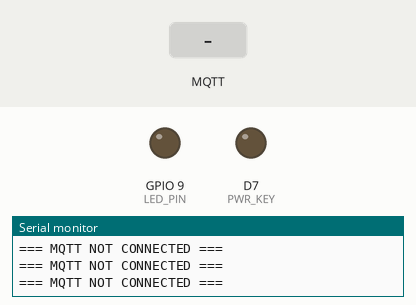
Simulated run of this sketch. Board: ESP8266 (NodeMCU). Shown: output pins drawn as LEDs (lit = HIGH), the last lines printed to the serial monitor. The inputs (shaded band) are chosen by the test bench. No MQTT or app messages arrive unless stated.

Above: at 7.3 s.
7.4 s: MQTT message "1" arrives on the first subscribed topic
At 10.31 s:
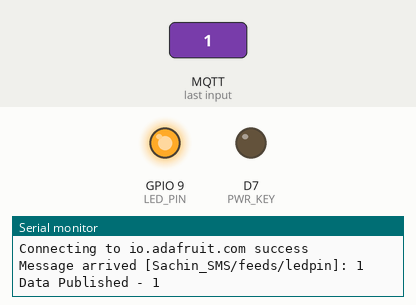
10.4 s: MQTT message "0" arrives on the first subscribed topic
At 11.2 s:
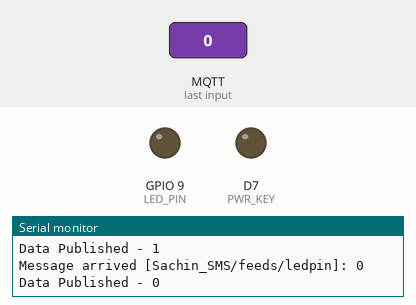
11.9 s: MQTT message "on" arrives on the first subscribed topic
Timing chart, 0 to 14.9 s (numbered marks = the images above; inputs shaded):
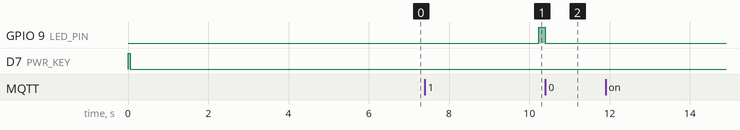

Measured:
- after the input at 7.4 s, GPIO 9 (LED_PIN): LOW → HIGH after 2.8 s
- after the input at 10.4 s, GPIO 9 (LED_PIN): HIGH → LOW at once

The sketch:

MqttClient.ino
```cpp
/**************************************************************

  This is a MQTT Client example code and here we have used
  Adafruit MQTT Platfrom to show the demo by Sending &
  Receving data to & from different MQTT topics using
  4G Development board by techiesms

  Libraries Used:
  1. TinyGSM - https://github.com/vshymanskyy/TinyGSM (Tested with version 0.11.7)
  2. PubSubClient - https://github.com/knolleary/pubsubclient (Tested with version 2.8.0)

  Boards Package Versions
  ESP32 (2.0.6)
  ESP8266 (3.1.2)


  +++++++++++++++ Connections +++++++++++++++

  ~~~~~~~~~~~~~~~~~~~~~~~~~~~~~~~~~~~~~~~~~~~
  4G Module   |  GND |  PWRKEY  |  RX  |  TX
  ~~~~~~~~~~~~~~~~~~~~~~~~~~~~~~~~~~~~~~~~~~~
  ESP32       |  GND |    D5    |  TX2 |  RX2
  -------------------------------------------
  ESP8266     |  GND |    D7    |  D6  |  D5
  -------------------------------------------
  UNO         |  GND |    13    |  11  |  12
  -------------------------------------------
  MEGA        |  GND |     2    |  TX1 |  RX1
  ~~~~~~~~~~~~~~~~~~~~~~~~~~~~~~~~~~~~~~~~~~~


  Code Tested on 16/04/2024 by team techiesms

  You can purchase this 4G Module and lot other Electronic
  Components & Projects from our website
  https://www.techiesms.com

  If you are interested in learning Electronics, IOT & Automation
  related projects? Well, then definitely checkout our YouTube channel
  Right Now!!!
  https://www.youtube.com/techiesms

  If you got helped with our code, considering supporting us on Patreon
  https://www.patreon.com/techiesms


**************************************************************/


#define TINY_GSM_MODEM_SIM7600

// Set serial for debug console (to the Serial Monitor, default speed 115200)
#define SerialMon Serial

// Set serial port for module based upon the board selected

//For ESP8266
#ifdef ESP8266
#include <SoftwareSerial.h>
SoftwareSerial SerialAT(D5, D6);  // RX, TX
#define PWR_KEY D7                // Power Pin of our Module

// For ESP32
#elif defined(ESP32)
#define SerialAT Serial2
#define PWR_KEY 5  // Power Pin of our Module

// For Arduino MEGA
#elif __AVR_ATmega2560__
#define SerialAT Serial1
#define PWR_KEY 2  // Power Pin of our Module

//For Arduino UNO, NANO
#elif __AVR_ATmega328P__
#include <SoftwareSerial.h>
SoftwareSerial SerialAT(12, 11);  // RX, TX
#define PWR_KEY 13  // Power Pin of our Module


#else
#error "Board not found"
#endif


// set GSM PIN, if any
#define GSM_PIN ""

// Your GPRS credentials, if any
const char apn[] = "";
const char gprsUser[] = "";
const char gprsPass[] = "";

// MQTT details
const char* broker = "io.adafruit.com";
const char* GsmClientName = "ABC123";
const char* mqtt_user = "";
const char* mqtt_pass = "";

const char* pubTopic = "Sachin_SMS/feeds/ledstatus";
const char* subTopic = "Sachin_SMS/feeds/ledpin";

#include <TinyGsmClient.h>
#include <PubSubClient.h>

TinyGsm modem(SerialAT);
TinyGsmClient client(modem);
PubSubClient mqtt(client);


#define LED_PIN 9

uint32_t lastReconnectAttempt = 0;

void mqttCallback(char* topic, byte* payload, unsigned int len) {
  SerialMon.print("Message arrived [");
  SerialMon.print(topic);
  SerialMon.print("]: ");
  SerialMon.write(payload, len);
  SerialMon.println();
  payload[len] = 0;
  String recv_payload = String((char*)payload);

  // Only proceed if incoming message's topic matches
  if (String(topic) == subTopic) {
    if (recv_payload == "1") {
      digitalWrite(LED_PIN,HIGH);
      mqtt.publish(pubTopic, "1");
      Serial.println("Data Published - 1");
    } else {
      digitalWrite(LED_PIN, LOW);
      mqtt.publish(pubTopic, "0");
      Serial.println("Data Published - 0");
    }
  }
}

boolean mqttConnect() {
  SerialMon.print("Connecting to ");
  SerialMon.print(broker);

  // Connect to MQTT Broker
  //boolean status = mqtt.connect("GsmClientTest");

  // Or, if you want to authenticate MQTT:
  boolean status = mqtt.connect(GsmClientName, mqtt_user, mqtt_pass);

  if (status == false) {
    SerialMon.println(" fail");
    return false;
  }
  SerialMon.println(" success");
  mqtt.subscribe(subTopic);
  return mqtt.connected();
}


void setup() {
  SerialMon.begin(9600);  // beginning Serial Monitor
  delay(10);

  pinMode(PWR_KEY, OUTPUT);
  pinMode(LED_PIN, OUTPUT);

  // Powering Up the 4G Module
  SerialMon.println("");
  SerialMon.println("techiesms 4G Development Board");
  SerialMon.println("---------Powering Up----------");
  digitalWrite(PWR_KEY, HIGH);
  delay(50);
  digitalWrite(PWR_KEY, LOW);

  SerialMon.println("Wait...");
  SerialAT.begin(9600);  // beginning Serial communication with 4G Module

  // Waiting....
  delay(6000);


  // Restart takes quite some time
  // To skip it, call init() instead of restart()
  //modem.restart(); SerialMon.println("Resetting Modem...");
  modem.init();
  SerialMon.println("Initialising Modem...");


  String modemInfo = modem.getModemInfo();
  SerialMon.print("Modem Info: ");
  SerialMon.println(modemInfo);

  // Unlock your SIM card with a PIN if needed
  if (GSM_PIN && modem.getSimStatus() != 3) {
    modem.simUnlock(GSM_PIN);
  }


  SerialMon.print("Waiting for network...");
  if (!modem.waitForNetwork()) {
    SerialMon.println(" fail");
    delay(10000);
    return;
  }
  SerialMon.println(" success");

  if (modem.isNetworkConnected()) {
    SerialMon.println("Network connected");
  }

  // GPRS connection parameters are usually set after network registration
  SerialMon.print(F("Connecting to "));
  SerialMon.print(apn);
  if (!modem.gprsConnect(apn, gprsUser, gprsPass)) {
    SerialMon.println(" fail");
    delay(10000);
    return;
  }
  SerialMon.println(" success");

  if (modem.isGprsConnected()) {
    SerialMon.println("GPRS connected");
  }

  // MQTT Broker setup
  mqtt.setServer(broker, 1883);
  mqtt.setCallback(mqttCallback);
}

void loop() {

  // Make sure we're still registered on the network
  if (!modem.isNetworkConnected()) {
    SerialMon.println("Network disconnected");
    if (!modem.waitForNetwork(180000L, true)) {
      SerialMon.println(" fail");
      delay(10000);
      return;
    }
    if (modem.isNetworkConnected()) {
      SerialMon.println("Network re-connected");
    }

    // and make sure GPRS/EPS is still connected
    if (!modem.isGprsConnected()) {
      SerialMon.println("GPRS disconnected!");
      SerialMon.print(F("Connecting to "));
      SerialMon.print(apn);
      if (!modem.gprsConnect(apn, gprsUser, gprsPass)) {
        SerialMon.println(" fail");
        delay(10000);
        return;
      }
      if (modem.isGprsConnected()) {
        SerialMon.println("GPRS reconnected");
      }
    }
  }

  if (!mqtt.connected()) {
    SerialMon.println("=== MQTT NOT CONNECTED ===");
    // Reconnect every 10 seconds
    uint32_t t = millis();
    if (t - lastReconnectAttempt > 10000L) {
      lastReconnectAttempt = t;
      if (mqttConnect()) {
        lastReconnectAttempt = 0;
      }
    }
    delay(100);
    return;
  }

  mqtt.loop();
}
```
